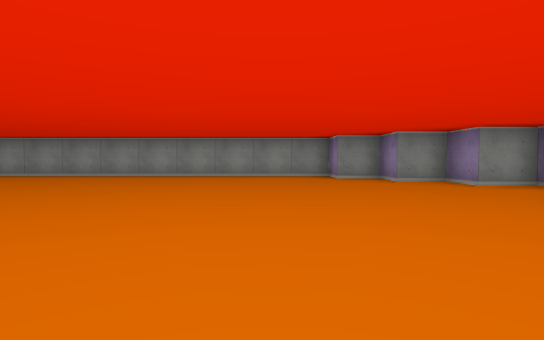
[1] (above)

19 first-person views from a walk through a cub3D level. The camera is about half as high as the walls, tilts 2° down and sees 80° across. The floor is counted in squares. Each view is taken from the middle of a square. On the plan, view 1 faces up. The plan holds only what a view shows up to about 9 squares ahead; the rest is blank.

[2]
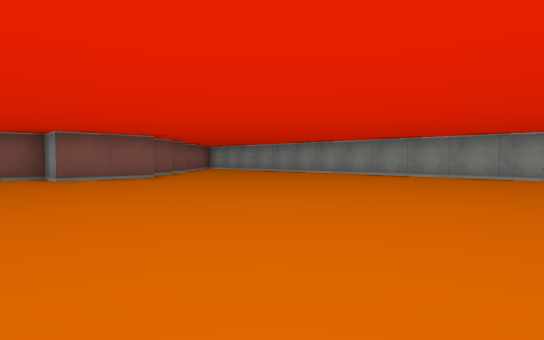

[3]
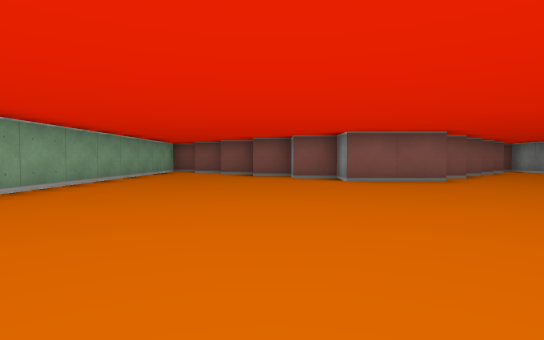

[4]
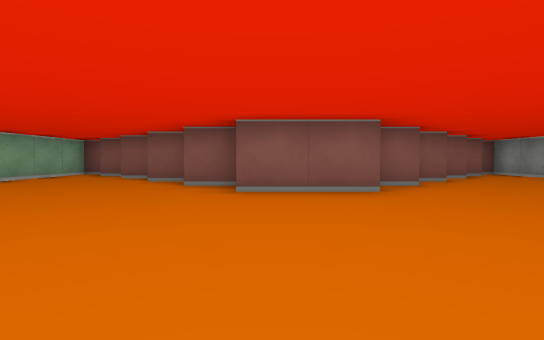

[5]
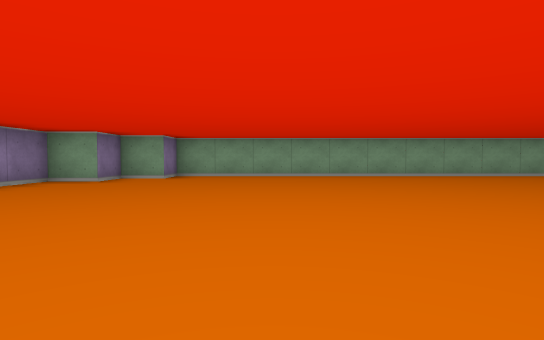

[6]
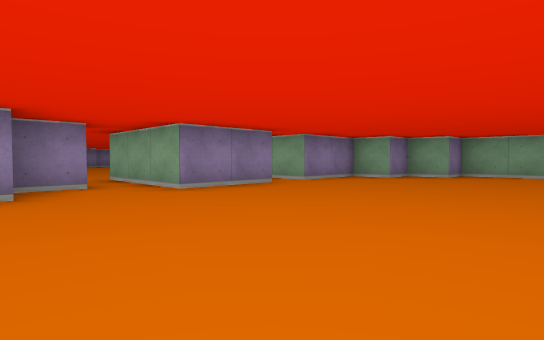

[7]
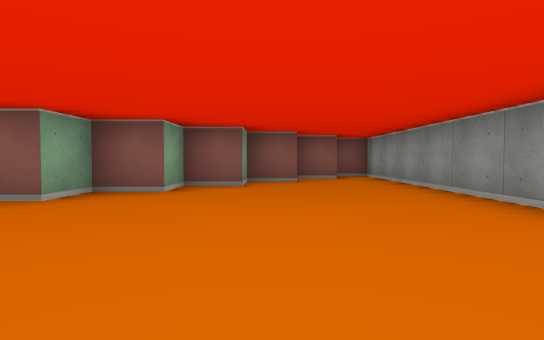

[8]
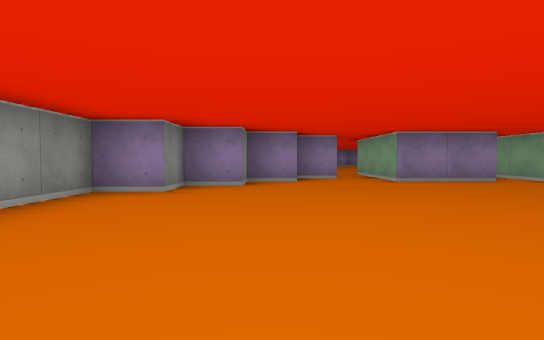

[9]
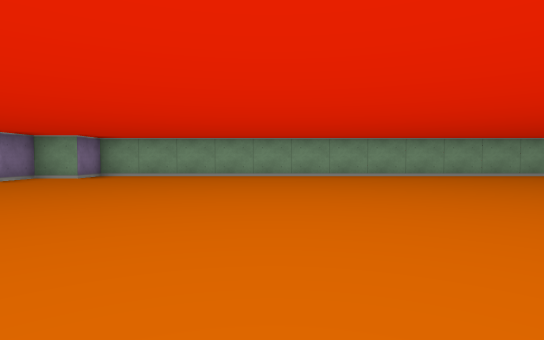

[10]
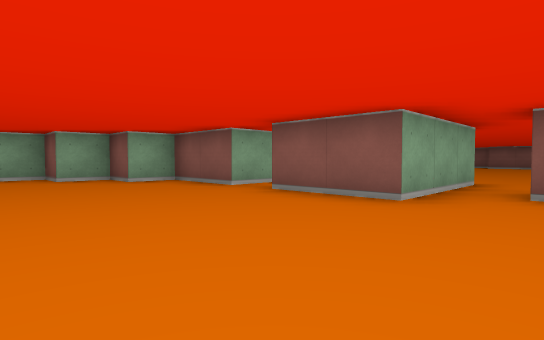

[11]
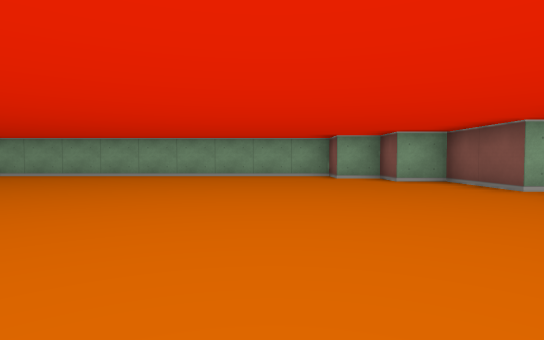

[12]
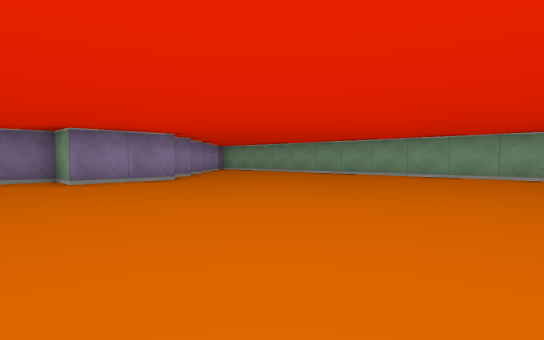

[13]
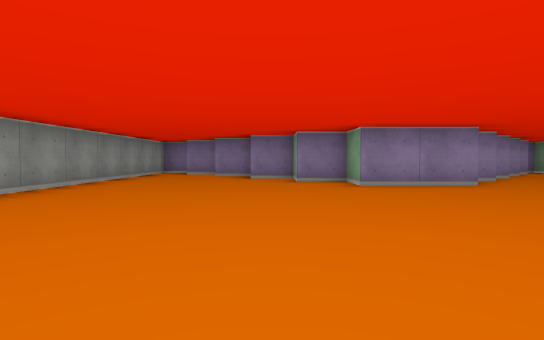

[14]
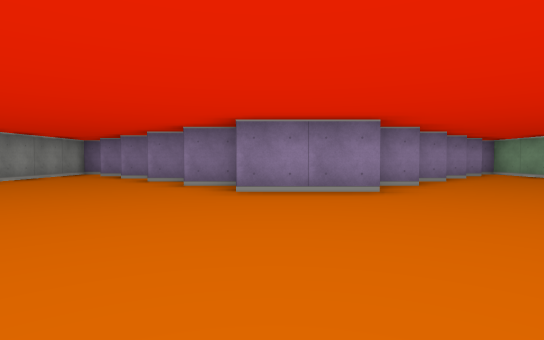

[15]
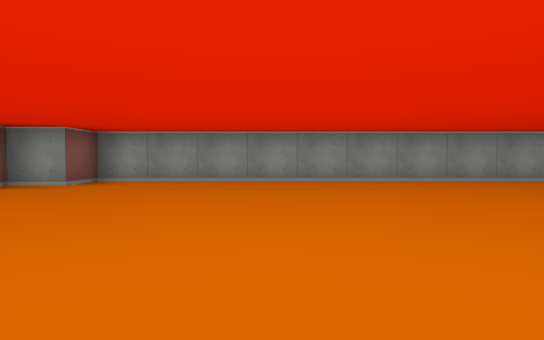

[16]
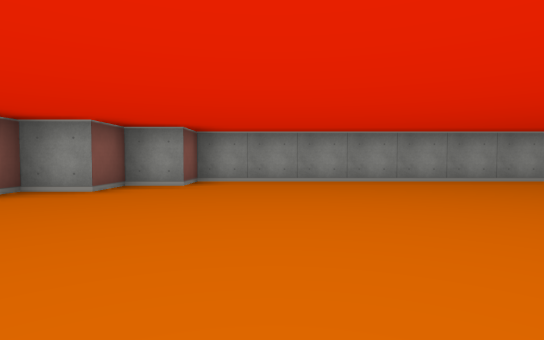

[17]
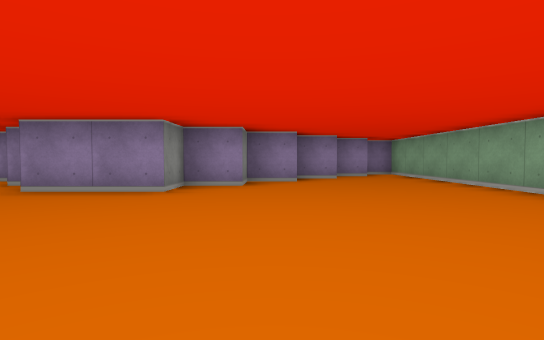

[18]
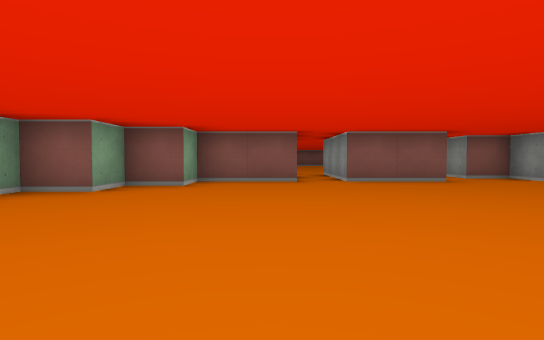

[19]
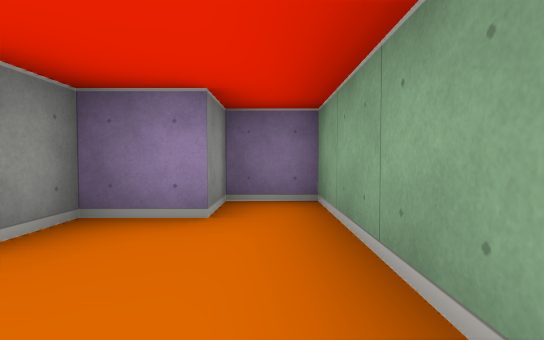

### Floor plan
Ten units are one square. View 1 is at (0, 0); x grows to the right and y downward. Boxes are objects, and circles mark ways between rooms. Rooms are numbered by the first view taken in them; rooms with no view inside come last. Other rooms are left out.
<svg viewBox="-130 -90 350 130">
<path fill="none" stroke="#000" d="M35 -14 35 -35 45 -35M45 -45 45 -55 35 -55 35 -65 25 -65 25 -75 15 -75 15 -85 -125 -85 -125 -76M-105 -66 -105 -55 -95 -55 -95 -45 -85 -45 -85 -35 -75 -35 -75 -15 -85 -15 -85 -5 -95 -5 -95 5M-105 9 -105 15M-115 -75 -115 -65M-115 19 -115 25M-120 35 15 35 15 25 25 25 25 15 35 15 35 -5M185 6 185 -5 175 -5 175 -15 165 -15 165 -35 175 -35 175 -45 185 -45 185 -55M65 -55 55 -55 55 -45 45 -45M195 -55 195 -65M195 16 195 5M205 -69 205 -75M45 -35 65 -35 65 -15 40 -15M210 -85 85 -85 85 -75 75 -75 75 -65 65 -65M35 -5 65 -5 65 15 75 15 75 25 85 25 85 35 215 35 215 25 205 25 205 15 198 15"/>
<circle cx="45" cy="-25" r="3" fill="#2a7"/>
<text x="-30" y="-30">1</text>
<text x="130" y="-30">2</text>
</svg>
Room 1 opens to room 2.

Where each view was taken, in squares from view 1:
view 1: 0 up, 0 right, facing up
view 2: 0 up, 0 right, facing up-left
view 3: 0 up, 1 left, facing left
view 4: 2 up, 3 left, facing left
view 5: 5 up, 1 left, facing down
view 6: 6 up, 1 left, facing down-right
view 7: 6 up, 4 left, facing left
view 8: 6 up, 3 left, facing right
view 9: 5 up, 3 left, facing down
view 10: 5 up, 10 right, facing down-left
view 11: 5 up, 10 right, facing down
view 12: 5 up, 10 right, facing down-right
view 13: 5 up, 11 right, facing right
view 14: 3 up, 12 right, facing right
view 15: 2 up, 12 right, facing up
view 16: 2 up, 10 right, facing up
view 17: 0 up, 12 right, facing right
view 18: 0 up, 13 right, facing left
view 19: 3 down, 18 right, facing right
